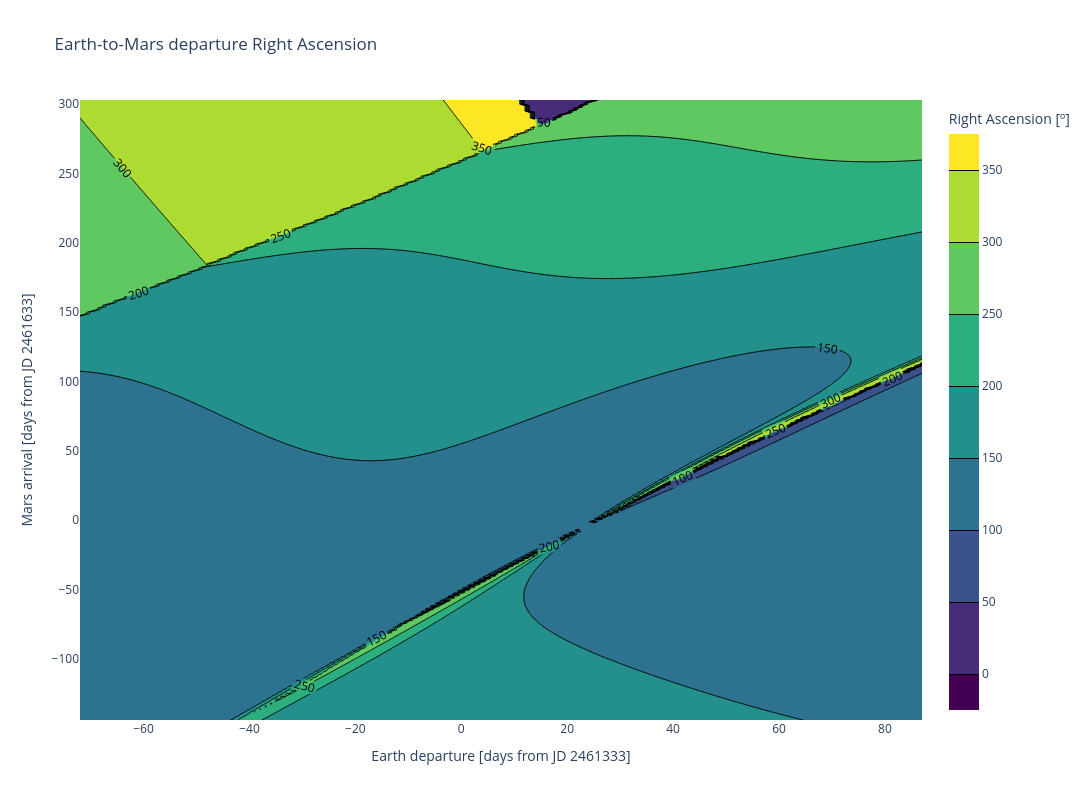

The code cell stored with this chart in its notebook:
### Markdown cell above
### Part c

### Code cell
fig = go.Figure(go.Contour(
    x=t_dep_jd - T_DEP_NOMINAL_JD,
    y=t_arr_jd - T_ARR_NOMINAL_JD,
    z=rla_grid.T,
    contours={"size": 10, "coloring": "fill", "showlabels": True},
    line={"width": 1, "smoothing": 0},
    colorscale="Viridis",
    connectgaps=False,
    colorbar={"title": "Right Ascension [º]"},
    hovertemplate="Departure offset: %{x} days<br>Arrival offset: %{y} days<br>RLA: %{z:.2f}º<extra></extra>",
))
fig.update_layout(
    title="Earth-to-Mars departure Right Ascension",
    xaxis_title=f"Earth departure [days from JD {T_DEP_NOMINAL_JD}]",
    yaxis_title=f"Mars arrival [days from JD {T_ARR_NOMINAL_JD}]",
    width=1200, height=800,
)
fig.show()
fig.write_image("plots_temp/earth-to-mars-rla.png", width=2000, height=1200, scale=2)

### Figure 1 — Plotly figure (JSON) as saved in the notebook; plotly's stock layout.template omitted (floating-point values rounded to 4 significant figures; data arrays with more than 128 entries replaced by an {"elided": "..."} marker saying what was removed)
{"data": [{"colorbar": {"title": {"text": "Right Ascension [º]"}}, "colorscale": [[0, "#440154"], [0.1111, "#482878"], [0.2222, "#3e4989"], [0.3333, "#31688e"], [0.4444, "#26828e"], [0.5556, "#1f9e89"], [0.6667, "#35b779"], [0.7778, "#6ece58"], [0.8889, "#b5de2b"], [1, "#fde725"]], "connectgaps": false, "contours": {"coloring": "fill", "showlabels": true, "size": 10}, "hovertemplate": "Departure offset: %{x} days<br>Arrival offset: %{y} days<br>RLA: %{z:.2f}º<extra></extra>", "line": {"smoothing": 0, "width": 1}, "type": "contour", "x": {"elided": "160 int values"}, "y": {"elided": "448 int values"}, "z": {"elided": "448x160 float values"}}], "layout": {"height": 800, "title": {"text": "Earth-to-Mars departure Right Ascension"}, "width": 1200, "xaxis": {"title": {"text": "Earth departure [days from JD 2461333]"}}, "yaxis": {"title": {"text": "Mars arrival [days from JD 2461633]"}}}}
